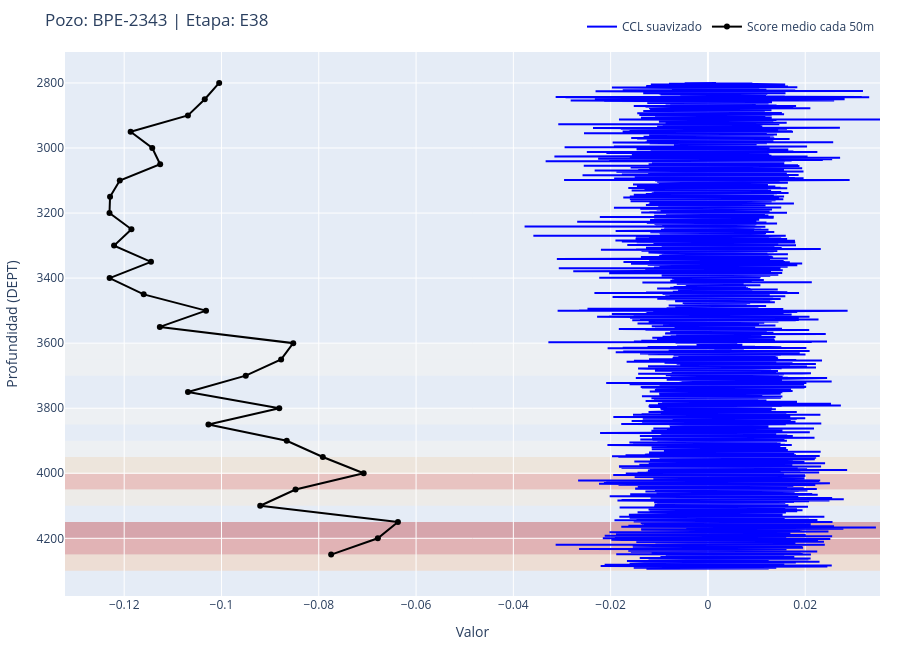

The cell this chart's notebook holds for it:
### Code cell
plot_etapa(df, selector_pozo.value, selector_etapa.value)

### Figure 1 — Plotly figure (JSON) as saved in the notebook; plotly's stock layout.template omitted (floating-point values rounded to 4 significant figures; data arrays with more than 128 entries replaced by an {"elided": "..."} marker saying what was removed)
{"data": [{"line": {"color": "blue", "width": 2}, "mode": "lines", "name": "CCL suavizado", "type": "scatter", "x": {"elided": "28617 float values"}, "y": {"elided": "28617 float values"}}, {"line": {"color": "black", "width": 2}, "marker": {"size": 6}, "mode": "lines+markers", "name": "Score medio cada 50m", "type": "scatter", "x": [-0.1005, -0.1034, -0.1069, -0.1187, -0.1142, -0.1126, -0.1209, -0.1229, -0.123, -0.1185, -0.1221, -0.1145, -0.123, -0.116, -0.1032, -0.1127, -0.08525, -0.08774, -0.09501, -0.1069, -0.08812, -0.1027, -0.08659, -0.07917, -0.07077, -0.08478, -0.09204, -0.06373, -0.06786, -0.07746], "y": [2800, 2850, 2900, 2950, 3000, 3050, 3100, 3150, 3200, 3250, 3300, 3350, 3400, 3450, 3500, 3550, 3600, 3650, 3700, 3750, 3800, 3850, 3900, 3950, 4000, 4050, 4100, 4150, 4200, 4250]}], "layout": {"height": 650, "legend": {"orientation": "h", "x": 1, "xanchor": "right", "y": 1.02, "yanchor": "bottom"}, "margin": {"b": 20, "l": 20, "r": 20, "t": 40}, "shapes": [{"fillcolor": "rgb(179,0,0)", "layer": "below", "line": {"width": 0}, "opacity": 0.3, "type": "rect", "x0": 0, "x1": 1, "xref": "paper", "y0": 4150, "y1": 4200, "yref": "y"}, {"fillcolor": "rgb(215,48,31)", "layer": "below", "line": {"width": 0}, "opacity": 0.3, "type": "rect", "x0": 0, "x1": 1, "xref": "paper", "y0": 4200, "y1": 4250, "yref": "y"}, {"fillcolor": "rgb(239,101,72)", "layer": "below", "line": {"width": 0}, "opacity": 0.3, "type": "rect", "x0": 0, "x1": 1, "xref": "paper", "y0": 4000, "y1": 4050, "yref": "y"}, {"fillcolor": "rgb(253,187,132)", "layer": "below", "line": {"width": 0}, "opacity": 0.3, "type": "rect", "x0": 0, "x1": 1, "xref": "paper", "y0": 4250, "y1": 4300, "yref": "y"}, {"fillcolor": "rgb(253,212,158)", "layer": "below", "line": {"width": 0}, "opacity": 0.3, "type": "rect", "x0": 0, "x1": 1, "xref": "paper", "y0": 3950, "y1": 4000, "yref": "y"}, {"fillcolor": "rgb(254,232,200)", "layer": "below", "line": {"width": 0}, "opacity": 0.3, "type": "rect", "x0": 0, "x1": 1, "xref": "paper", "y0": 4050, "y1": 4100, "yref": "y"}, {"fillcolor": "rgb(255,247,236)", "layer": "below", "line": {"width": 0}, "opacity": 0.3, "type": "rect", "x0": 0, "x1": 1, "xref": "paper", "y0": 3600, "y1": 3650, "yref": "y"}, {"fillcolor": "rgb(255,247,236)", "layer": "below", "line": {"width": 0}, "opacity": 0.3, "type": "rect", "x0": 0, "x1": 1, "xref": "paper", "y0": 3900, "y1": 3950, "yref": "y"}, {"fillcolor": "rgb(255,247,236)", "layer": "below", "line": {"width": 0}, "opacity": 0.3, "type": "rect", "x0": 0, "x1": 1, "xref": "paper", "y0": 3650, "y1": 3700, "yref": "y"}, {"fillcolor": "rgb(255,247,236)", "layer": "below", "line": {"width": 0}, "opacity": 0.3, "type": "rect", "x0": 0, "x1": 1, "xref": "paper", "y0": 3800, "y1": 3850, "yref": "y"}], "title": {"text": "Pozo: BPE-2343 | Etapa: E38"}, "xaxis": {"title": {"text": "Valor"}}, "yaxis": {"autorange": "reversed", "title": {"text": "Profundidad (DEPT)"}}}}
